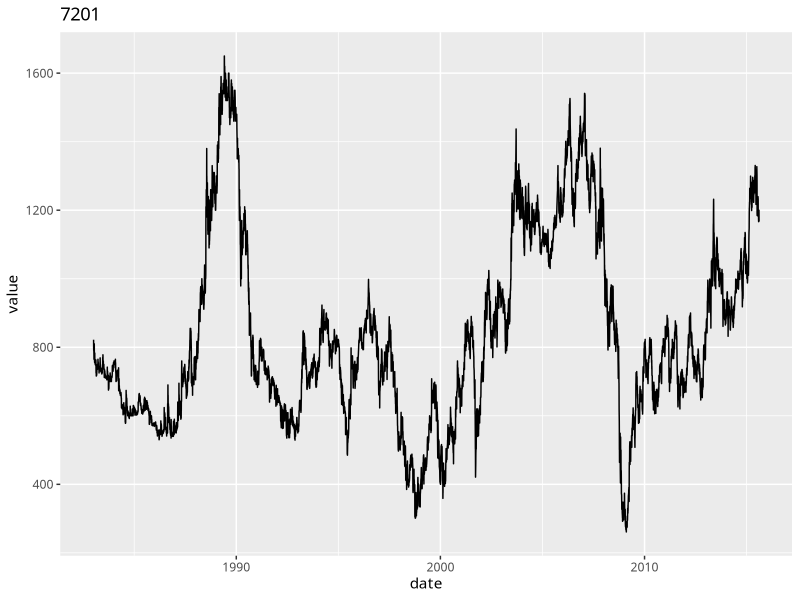
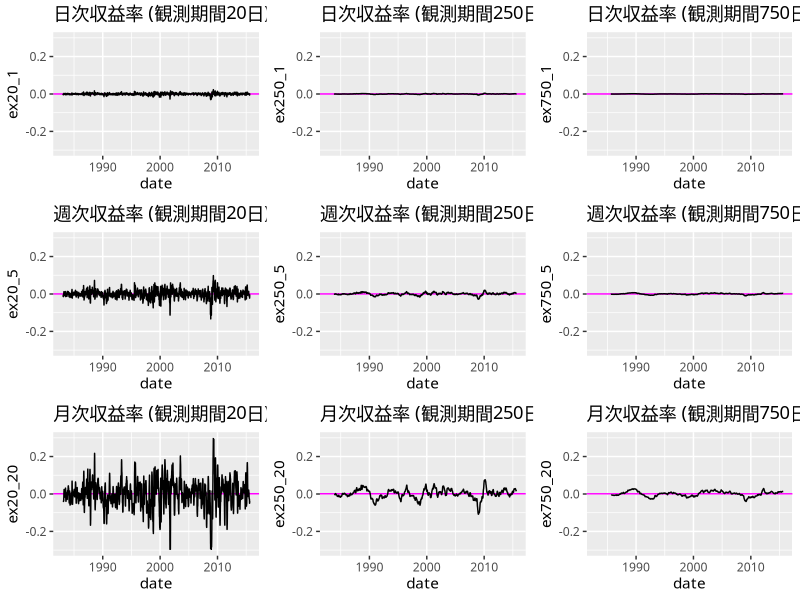
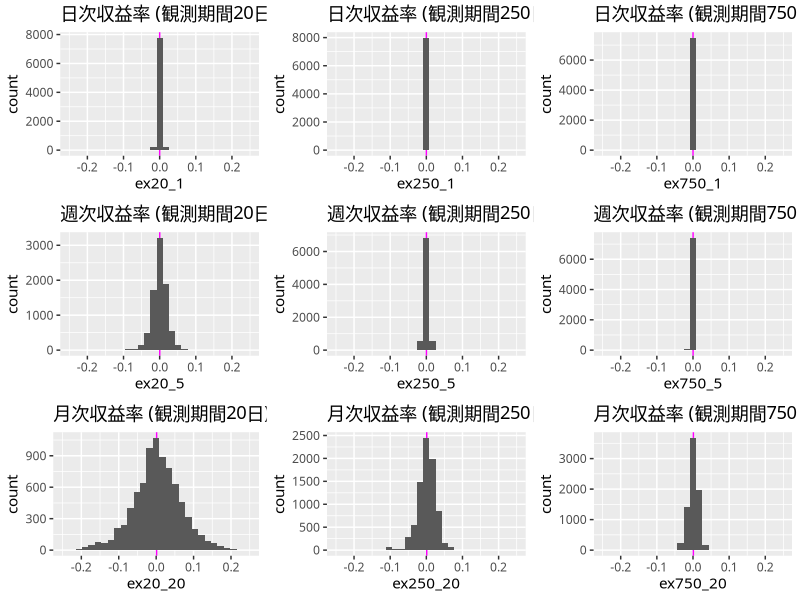
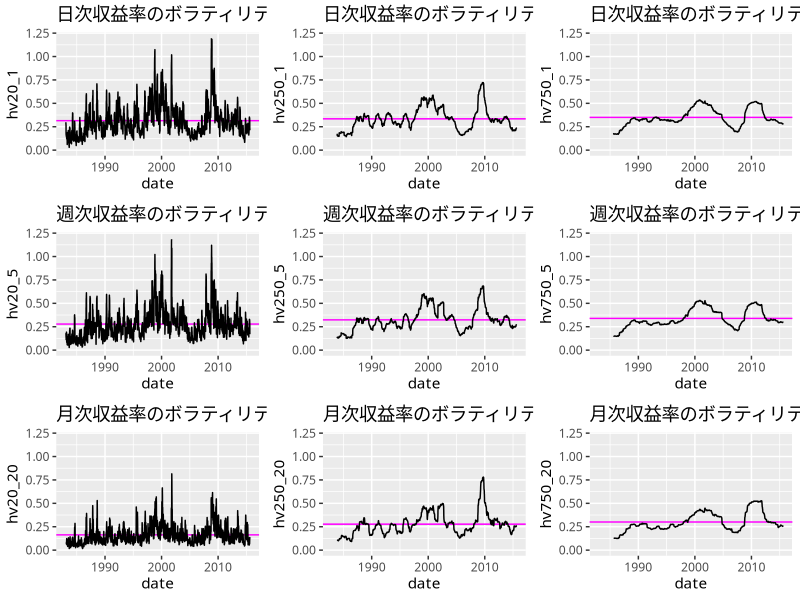
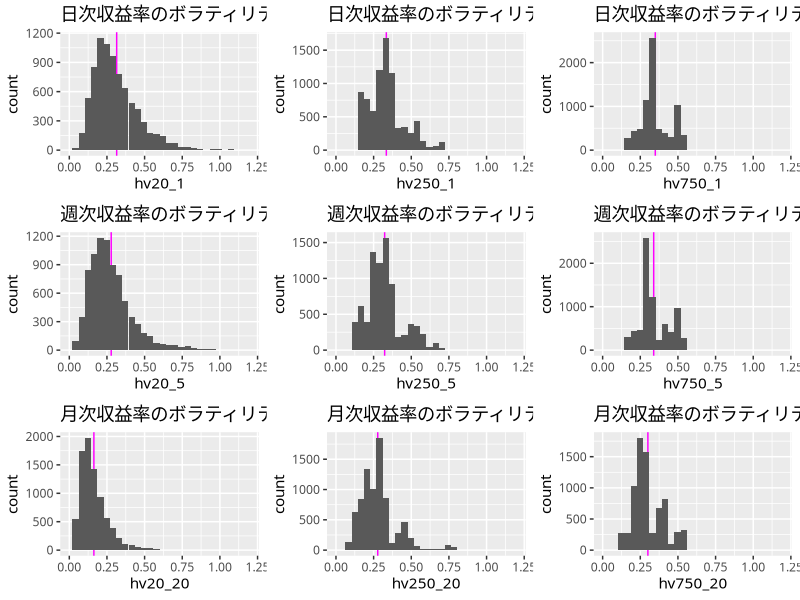
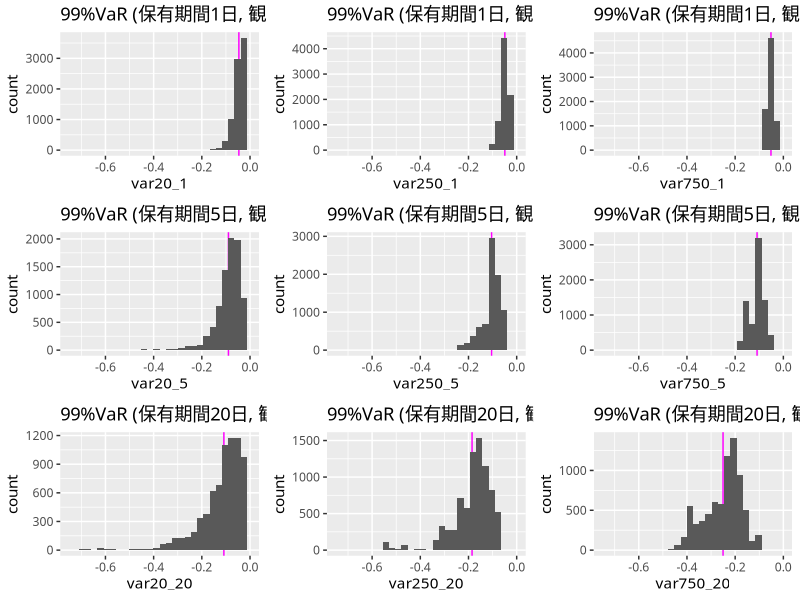

Reproduce these figures in R, in order.
library(dplyr)
library(ggplot2)
library(ggfortify)
library(data.table)
library(xts)

theme_set(theme_gray(base_family="HiraMaruProN-W4"))

frame_files <- lapply(sys.frames(), function(x) x$ofile)
frame_files <- Filter(Negate(is.null), frame_files)
setwd(dirname(frame_files[[length(frame_files)]]))

analyze_financial_data <- function(data, func, window, interval){

  if( class(data)[1] == "xts" ){
      data <- as.numeric(data)
  }

  start <- interval + 1
  end <- length(data)
  return_ratio <- rep(NA, 1)

  for(i in start:end){
     # 対数収益率
     return_ratio <- append(return_ratio, log(data[i] / data[i-interval]))
  }

  # Moving Window
  result <- rollapply(return_ratio, window+1, func)

  padding_size <- length(data) - length(result)
  for(i in 1:padding_size){
      result <- c(NA, result)
  }
  return(result)
}

raw <- data.frame(fread("data/7201.T.csv", header = T))
data <- data.frame(date = as.Date(raw$日付), value = raw$終値) %>% arrange(date)
data.xts <- as.xts(read.zoo(data))

# 終値
p <- ggplot(data, aes(x = date, y = value)) + labs(title = "7201") + geom_line()
p

# 日次収益率
data$ex20_1 <- analyze_financial_data(data.xts, mean, 20, 1)
data$ex250_1 <- analyze_financial_data(data.xts, mean, 250, 1)
data$ex750_1 <- analyze_financial_data(data.xts, mean, 750, 1)

# 週次収益率
data$ex20_5 <- analyze_financial_data(data.xts, mean, 20, 5)
data$ex250_5 <- analyze_financial_data(data.xts, mean, 250, 5)
data$ex750_5 <- analyze_financial_data(data.xts, mean, 750, 5)

# 月次収益率
data$ex20_20 <- analyze_financial_data(data.xts, mean, 20, 20)
data$ex250_20 <- analyze_financial_data(data.xts, mean, 250, 20)
data$ex750_20 <- analyze_financial_data(data.xts, mean, 750, 20)

# 収益率 - Line
p1 <- ggplot(data, aes(x = date, y = ex20_1)) + labs(title = "日次収益率 (観測期間20日)") +
    geom_hline(aes(yintercept = mean(data$ex20_1, na.rm=TRUE)), colour = "magenta")
p2 <- ggplot(data, aes(x = date, y = ex250_1)) + labs(title = "日次収益率 (観測期間250日)") +
    geom_hline(aes(yintercept = mean(data$ex250_1, na.rm=TRUE)), colour = "magenta")
p3 <- ggplot(data, aes(x = date, y = ex750_1)) + labs(title = "日次収益率 (観測期間750日)") +
    geom_hline(aes(yintercept = mean(data$ex750_1, na.rm=TRUE)), colour = "magenta")

p4 <- ggplot(data, aes(x = date, y = ex20_5)) + labs(title = "週次収益率 (観測期間20日)") +
    geom_hline(aes(yintercept = mean(data$ex20_5, na.rm=TRUE)), colour = "magenta")
p5 <- ggplot(data, aes(x = date, y = ex250_5)) + labs(title = "週次収益率 (観測期間250日)") +
    geom_hline(aes(yintercept = mean(data$ex250_5, na.rm=TRUE)), colour = "magenta")
p6 <- ggplot(data, aes(x = date, y = ex750_5)) + labs(title = "週次収益率 (観測期間750日)") +
    geom_hline(aes(yintercept = mean(data$ex750_5, na.rm=TRUE)), colour = "magenta")

p7 <- ggplot(data, aes(x = date, y = ex20_20)) + labs(title = "月次収益率 (観測期間20日)") +
    geom_hline(aes(yintercept = mean(data$ex20_20, na.rm=TRUE)), colour = "magenta")
p8 <- ggplot(data, aes(x = date, y = ex250_20)) + labs(title = "月次収益率 (観測期間250日)") +
    geom_hline(aes(yintercept = mean(data$ex250_20, na.rm=TRUE)), colour = "magenta")
p9 <- ggplot(data, aes(x = date, y = ex750_20)) + labs(title = "月次収益率 (観測期間750日)") +
    geom_hline(aes(yintercept = mean(data$ex750_20, na.rm=TRUE)), colour = "magenta")

p <- new('ggmultiplot', plots=list(p1, p2, p3, p4, p5, p6, p7, p8, p9), ncol=3)
p[1:9] <- p[1:9] + geom_line() + ylim(-0.3, 0.3)
p

# 収益率 - Histgram
p1 <- ggplot(data, aes(x = ex20_1)) + labs(title = "日次収益率 (観測期間20日)") +
    geom_vline(aes(xintercept = mean(data$ex20_1, na.rm=TRUE)), colour = "magenta")
p2 <- ggplot(data, aes(x = ex250_1)) + labs(title = "日次収益率 (観測期間250日)") +
    geom_vline(aes(xintercept = mean(data$ex250_1, na.rm=TRUE)), colour = "magenta")
p3 <- ggplot(data, aes(x = ex750_1)) + labs(title = "日次収益率 (観測期間750日)") +
    geom_vline(aes(xintercept = mean(data$ex750_1, na.rm=TRUE)), colour = "magenta")

p4 <- ggplot(data, aes(x = ex20_5)) + labs(title = "週次収益率 (観測期間20日)") +
    geom_vline(aes(xintercept = mean(data$ex20_5, na.rm=TRUE)), colour = "magenta")
p5 <- ggplot(data, aes(x = ex250_5)) + labs(title = "週次収益率 (観測期間250日)") +
    geom_vline(aes(xintercept = mean(data$ex250_5, na.rm=TRUE)), colour = "magenta")
p6 <- ggplot(data, aes(x = ex750_5)) + labs(title = "週次収益率 (観測期間750日)") +
    geom_vline(aes(xintercept = mean(data$ex750_5, na.rm=TRUE)), colour = "magenta")

p7 <- ggplot(data, aes(x = ex20_20)) + labs(title = "月次収益率 (観測期間20日)") +
    geom_vline(aes(xintercept = mean(data$ex20_20, na.rm=TRUE)), colour = "magenta")
p8 <- ggplot(data, aes(x = ex250_20)) + labs(title = "月次収益率 (観測期間250日)") +
    geom_vline(aes(xintercept = mean(data$ex250_20, na.rm=TRUE)), colour = "magenta")
p9 <- ggplot(data, aes(x = ex750_20)) + labs(title = "月次収益率 (観測期間750日)") +
    geom_vline(aes(xintercept = mean(data$ex750_20, na.rm=TRUE)), colour = "magenta")

p <- new('ggmultiplot', plots=list(p1, p2, p3, p4, p5, p6, p7, p8, p9), ncol=3)
p[1:9] <- p[1:9] + geom_histogram(position = "identity") + xlim(-0.25, 0.25)
p


# 日次収益率のボラティリティ
data$hv20_1 <- analyze_financial_data(data.xts, sd, 20, 1) * sqrt(250)
data$hv250_1 <- analyze_financial_data(data.xts, sd, 250, 1) * sqrt(250)
data$hv750_1 <- analyze_financial_data(data.xts, sd, 750, 1) * sqrt(250)

# 週次収益率のボラティリティ
data$hv20_5 <- analyze_financial_data(data.xts, sd, 20, 5) * sqrt(52)
data$hv250_5 <- analyze_financial_data(data.xts, sd, 250, 5) * sqrt(52)
data$hv750_5 <- analyze_financial_data(data.xts, sd, 750, 5) * sqrt(52)

# 月次収益率のボラティリティ
data$hv20_20 <- analyze_financial_data(data.xts, sd, 20, 20) * sqrt(12)
data$hv250_20 <- analyze_financial_data(data.xts, sd, 250, 20) * sqrt(12)
data$hv750_20 <- analyze_financial_data(data.xts, sd, 750, 20) * sqrt(12)

# ボラティリティ - Line
p1 <- ggplot(data, aes(x = date, y = hv20_1)) + labs(title = "日次収益率のボラティリティ (観測期間20日)") +
    geom_hline(aes(yintercept = mean(data$hv20_1, na.rm=TRUE)), colour = "magenta")
p2 <- ggplot(data, aes(x = date, y = hv250_1)) + labs(title = "日次収益率のボラティリティ (観測期間250日)") +
    geom_hline(aes(yintercept = mean(data$hv250_1, na.rm=TRUE)), colour = "magenta")
p3 <- ggplot(data, aes(x = date, y = hv750_1)) + labs(title = "日次収益率のボラティリティ (観測期間750日)") +
    geom_hline(aes(yintercept = mean(data$hv750_1, na.rm=TRUE)), colour = "magenta")

p4 <- ggplot(data, aes(x = date, y = hv20_5)) + labs(title = "週次収益率のボラティリティ (観測期間20日)") +
    geom_hline(aes(yintercept = mean(data$hv20_5, na.rm=TRUE)), colour = "magenta")
p5 <- ggplot(data, aes(x = date, y = hv250_5)) + labs(title = "週次収益率のボラティリティ (観測期間250日)") +
    geom_hline(aes(yintercept = mean(data$hv250_5, na.rm=TRUE)), colour = "magenta")
p6 <- ggplot(data, aes(x = date, y = hv750_5)) + labs(title = "週次収益率のボラティリティ (観測期間750日)") +
    geom_hline(aes(yintercept = mean(data$hv750_5, na.rm=TRUE)), colour = "magenta")

p7 <- ggplot(data, aes(x = date, y = hv20_20)) + labs(title = "月次収益率のボラティリティ (観測期間20日)") +
    geom_hline(aes(yintercept = mean(data$hv20_20, na.rm=TRUE)), colour = "magenta")
p8 <- ggplot(data, aes(x = date, y = hv250_20)) + labs(title = "月次収益率のボラティリティ (観測期間250日)") +
    geom_hline(aes(yintercept = mean(data$hv250_20, na.rm=TRUE)), colour = "magenta")
p9 <- ggplot(data, aes(x = date, y = hv750_20)) + labs(title = "月次収益率のボラティリティ (観測期間750日)") +
    geom_hline(aes(yintercept = mean(data$hv750_20, na.rm=TRUE)), colour = "magenta")

p <- new('ggmultiplot', plots=list(p1, p2, p3, p4, p5, p6, p7, p8, p9), ncol=3)
p[1:9] <- p[1:9] + geom_line() + ylim(0, 1.2)
p

# ボラティリティ - Histgram
p1 <- ggplot(data, aes(x = hv20_1)) + labs(title = "日次収益率のボラティリティ (観測期間20日)") +
    geom_vline(aes(xintercept = mean(data$hv20_1, na.rm=TRUE)), colour = "magenta")
p2 <- ggplot(data, aes(x = hv250_1)) + labs(title = "日次収益率のボラティリティ (観測期間250日)") +
    geom_vline(aes(xintercept = mean(data$hv250_1, na.rm=TRUE)), colour = "magenta")
p3 <- ggplot(data, aes(x = hv750_1)) + labs(title = "日次収益率のボラティリティ (観測期間750日)") +
    geom_vline(aes(xintercept = mean(data$hv750_1, na.rm=TRUE)), colour = "magenta")

p4 <- ggplot(data, aes(x = hv20_5)) + labs(title = "週次収益率のボラティリティ (観測期間20日)") +
    geom_vline(aes(xintercept = mean(data$hv20_5, na.rm=TRUE)), colour = "magenta")
p5 <- ggplot(data, aes(x = hv250_5)) + labs(title = "週次収益率のボラティリティ (観測期間250日)") +
    geom_vline(aes(xintercept = mean(data$hv250_5, na.rm=TRUE)), colour = "magenta")
p6 <- ggplot(data, aes(x = hv750_5)) + labs(title = "週次収益率のボラティリティ (観測期間750日)") +
    geom_vline(aes(xintercept = mean(data$hv750_5, na.rm=TRUE)), colour = "magenta")

p7 <- ggplot(data, aes(x = hv20_20)) + labs(title = "月次収益率のボラティリティ (観測期間20日)") +
    geom_vline(aes(xintercept = mean(data$hv20_20, na.rm=TRUE)), colour = "magenta")
p8 <- ggplot(data, aes(x = hv250_20)) + labs(title = "月次収益率のボラティリティ (観測期間250日)") +
    geom_vline(aes(xintercept = mean(data$hv250_20, na.rm=TRUE)), colour = "magenta")
p9 <- ggplot(data, aes(x = hv750_20)) + labs(title = "月次収益率のボラティリティ (観測期間750日)") +
    geom_vline(aes(xintercept = mean(data$hv750_20, na.rm=TRUE)), colour = "magenta")

p <- new('ggmultiplot', plots=list(p1, p2, p3, p4, p5, p6, p7, p8, p9), ncol=3)
p[1:9] <- p[1:9] + geom_histogram(position = "identity") + xlim(0, 1.2)
p


colnames(data)
# [1] "date"      "value"     "ex20_1"    "ex250_1"   "ex750_1"   "ex20_5"    "ex250_5"
# [8] "ex750_5"   "ex20_20"   "ex250_20"  "ex750_20"  "hv20_1"    "hv250_1"   "hv750_1"
# [15] "hv20_5"    "hv250_5"   "hv750_5"   "hv20_20"   "hv250_20"  "hv750_20"

# VaR (Value at Risk) - 分散共分散法 (デルタ法)
data$var20_1 <- apply(data, 1, function(x) qnorm(0.01, as.numeric(x[3]), as.numeric(x[12]) * 1/sqrt(250)))
data$var250_1 <- apply(data, 1, function(x) qnorm(0.01, as.numeric(x[4]), as.numeric(x[13]) * 1/sqrt(250)))
data$var750_1 <- apply(data, 1, function(x) qnorm(0.01, as.numeric(x[5]), as.numeric(x[14]) * 1/sqrt(250)))

data$var20_5 <- apply(data, 1, function(x) qnorm(0.01, as.numeric(x[6]), as.numeric(x[15]) * 1/sqrt(52)))
data$var250_5 <- apply(data, 1, function(x) qnorm(0.01, as.numeric(x[7]), as.numeric(x[16]) * 1/sqrt(52)))
data$var750_5 <- apply(data, 1, function(x) qnorm(0.01, as.numeric(x[8]), as.numeric(x[17]) * 1/sqrt(52)))

data$var20_20 <- apply(data, 1, function(x) qnorm(0.01, as.numeric(x[9]), as.numeric(x[18]) * 1/sqrt(12)))
data$var250_20 <- apply(data, 1, function(x) qnorm(0.01, as.numeric(x[10]), as.numeric(x[19]) * 1/sqrt(12)))
data$var750_20 <- apply(data, 1, function(x) qnorm(0.01, as.numeric(x[21]), as.numeric(x[20]) * 1/sqrt(12)))

# VaR - Histgram
p1 <- ggplot(data, aes(x = var20_1)) + labs(title = "99%VaR (保有期間1日, 観測期間20日)") +
    geom_vline(aes(xintercept = mean(data$var20_1, na.rm=TRUE)), colour = "magenta")
p2 <- ggplot(data, aes(x = var250_1)) + labs(title = "99%VaR (保有期間1日, 観測期間250日)") +
    geom_vline(aes(xintercept = mean(data$var250_1, na.rm=TRUE)), colour = "magenta")
p3 <- ggplot(data, aes(x = var750_1)) + labs(title = "99%VaR (保有期間1日, 観測期間750日)") +
    geom_vline(aes(xintercept = mean(data$var750_1, na.rm=TRUE)), colour = "magenta")

p4 <- ggplot(data, aes(x = var20_5)) + labs(title = "99%VaR (保有期間5日, 観測期間20日)") +
    geom_vline(aes(xintercept = mean(data$var20_5, na.rm=TRUE)), colour = "magenta")
p5 <- ggplot(data, aes(x = var250_5)) + labs(title = "99%VaR (保有期間5日, 観測期間250日)") +
    geom_vline(aes(xintercept = mean(data$var250_5, na.rm=TRUE)), colour = "magenta")
p6 <- ggplot(data, aes(x = var750_5)) + labs(title = "99%VaR (保有期間5日, 観測期間750日)") +
    geom_vline(aes(xintercept = mean(data$var750_5, na.rm=TRUE)), colour = "magenta")

p7 <- ggplot(data, aes(x = var20_20)) + labs(title = "99%VaR (保有期間20日, 観測期間20日)") +
    geom_vline(aes(xintercept = mean(data$var20_20, na.rm=TRUE)), colour = "magenta")
p8 <- ggplot(data, aes(x = var250_20)) + labs(title = "99%VaR (保有期間20日, 観測期間250日)") +
    geom_vline(aes(xintercept = mean(data$var250_20, na.rm=TRUE)), colour = "magenta")
p9 <- ggplot(data, aes(x = var750_20)) + labs(title = "99%VaR (保有期間20日, 観測期間750日)") +
    geom_vline(aes(xintercept = mean(data$var750_20, na.rm=TRUE)), colour = "magenta")

p <- new('ggmultiplot', plots=list(p1, p2, p3, p4, p5, p6, p7, p8, p9), ncol=3)
p[1:9] <- p[1:9] + geom_histogram(position = "identity") + xlim(-0.75, 0)
p

# Var (Value at Risk) - 分散共分散法 (100万円投資した場合)
mean(data$var750_1, na.rm = TRUE) * 1000000
mean(data$var750_5, na.rm = TRUE) * 1000000
mean(data$var750_20, na.rm = TRUE) * 1000000

# Var (Value at Risk) - ヒストリカル法 (100万円投資した場合)
unname(quantile(data$ex750_1, probs = seq(0.01, 1, 0.33), na.rm = TRUE))[1] * 1000000
unname(quantile(data$ex750_5, probs = seq(0.01, 1, 0.33), na.rm = TRUE))[1] * 1000000
unname(quantile(data$ex750_20, probs = seq(0.01, 1, 0.33), na.rm = TRUE))[1] * 1000000
